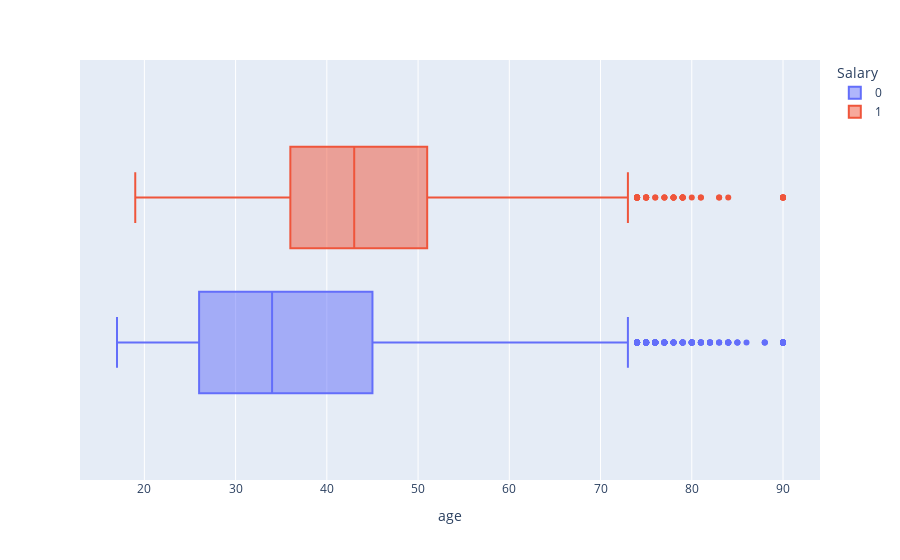

The notebook cell this image was saved under:
### Code cell
# #age column analysis
plt.figure(num='data',figsize=(18,12),dpi=200,frameon=False,edgecolor='blue')
plt.subplot(2,3,1)
sns.distplot(data.age,kde=True,fit=norm)
plt.subplot(2,3,2)
sns.scatterplot(data=data.age)
plt.subplot(2,3,3)
sns.boxplot(x='Salary',y='age',data=data,fliersize=10,color='green',hue='Salary')
plt.subplot(2,3,4)
sns.boxplot(x='Salary',y='age',data=data,color='green',hue='Salary',showfliers = False)
plt.subplot(2,3,5)
sns.violinplot(y='age',x='Salary',data=data)
plt.show()
fig=px.box(data,x='age',color='Salary')
fig.show()

### Figure 1 — Plotly figure (JSON) as saved in the notebook; plotly's stock layout.template omitted (floating-point values rounded to 4 significant figures; data arrays with more than 128 entries replaced by an {"elided": "..."} marker saying what was removed)
{"data": [{"alignmentgroup": "True", "hovertemplate": "Salary=0<br>age=%{x}<extra></extra>", "legendgroup": "0", "marker": {"color": "#636efa"}, "name": "0", "notched": false, "offsetgroup": "0", "orientation": "h", "showlegend": true, "type": "box", "x": {"elided": "22062 int values"}, "x0": " ", "xaxis": "x", "y0": " ", "yaxis": "y"}, {"alignmentgroup": "True", "hovertemplate": "Salary=1<br>age=%{x}<extra></extra>", "legendgroup": "1", "marker": {"color": "#EF553B"}, "name": "1", "notched": false, "offsetgroup": "1", "orientation": "h", "showlegend": true, "type": "box", "x": {"elided": "7458 int values"}, "x0": " ", "xaxis": "x", "y0": " ", "yaxis": "y"}], "layout": {"boxmode": "group", "legend": {"title": {"text": "Salary"}, "tracegroupgap": 0}, "margin": {"t": 60}, "xaxis": {"anchor": "y", "domain": [0, 1], "title": {"text": "age"}}, "yaxis": {"anchor": "x", "domain": [0, 1]}}}
